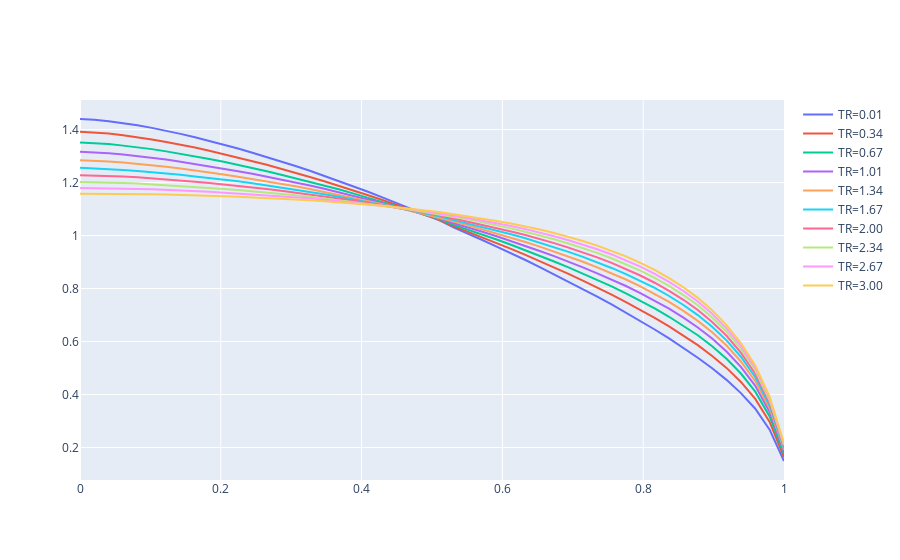

The cell this chart's notebook holds for it:
### Code cell
yloc = np.linspace(0, 1, 50)

fig = go.Figure()   
for tr, (loads, sloads) in zip(trs, results):
    sload = sloads[-1](yloc)
    fig.add_trace(go.Scatter(x=yloc, y=sload / sload.mean(), name=f"TR={tr:.2f}"))
fig.show()
